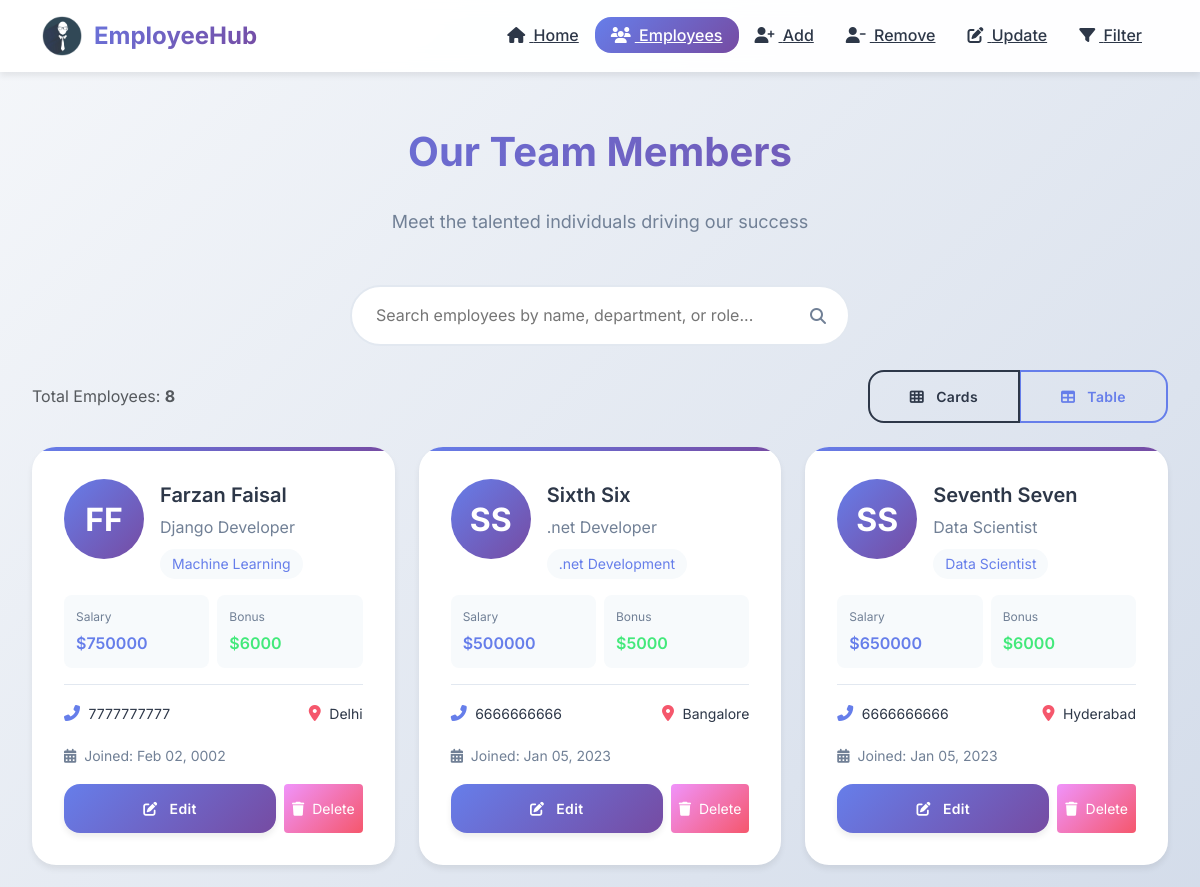
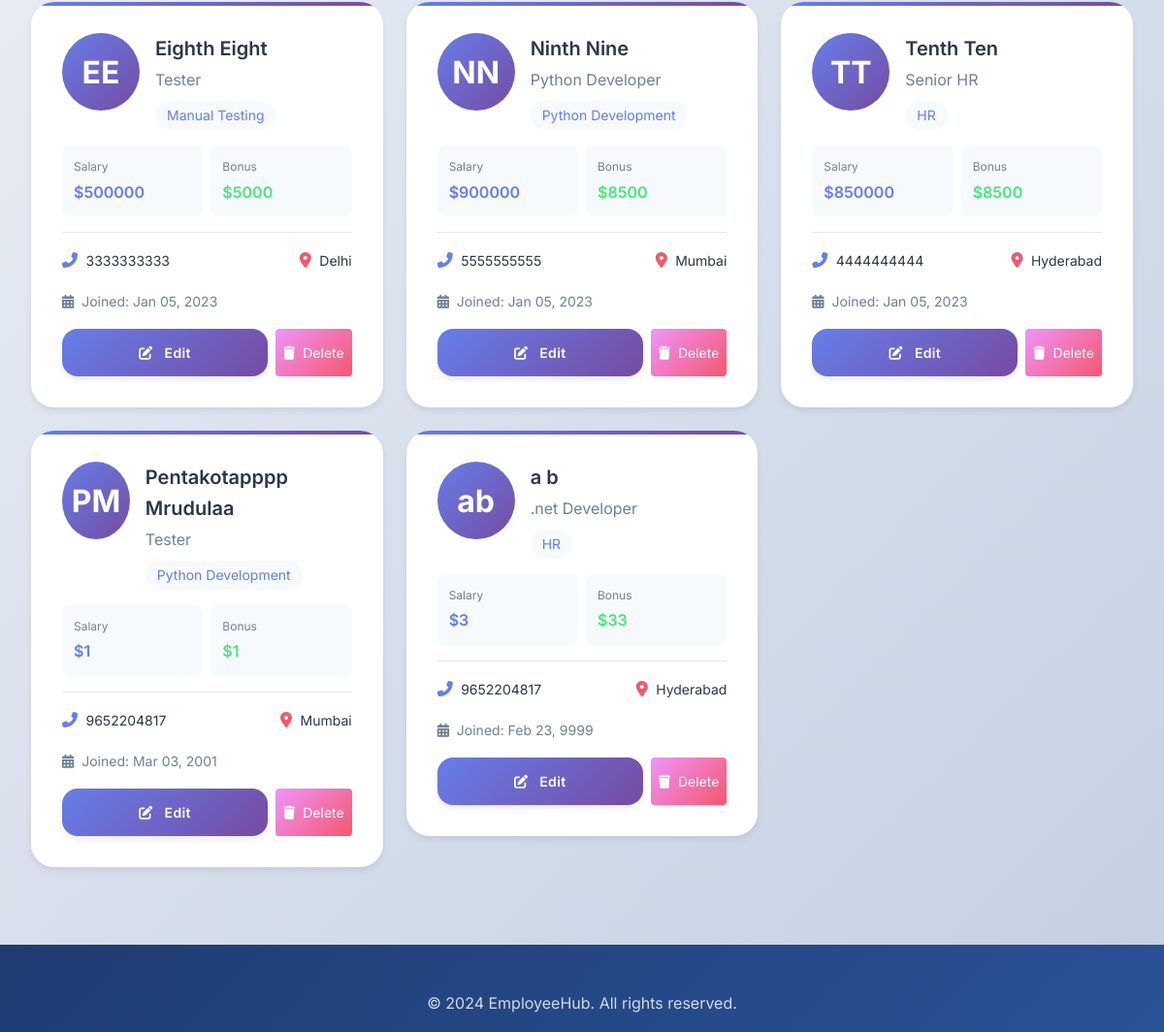
The app's page /all-emp with its own data (2 pictures, top to bottom).
### emp_app/models.py (models this page shows, shortened)
class Employee(models.Model):
    emp_id = models.AutoField(primary_key=True)
    first_name = models.CharField(max_length=50, null=False)
    last_name = models.CharField(max_length=50)
    dept = models.ForeignKey(Department, on_delete=models.CASCADE)
    salary = models.IntegerField(default=0)
    bonus = models.IntegerField(default=0)
    role = models.ForeignKey(Role, on_delete=models.CASCADE)
    phone_num = models.IntegerField(default=0)
    hire_date = models.DateField()

class Role(models.Model):
    name = models.CharField(max_length=50, null=False)

class Department(models.Model):
    name = models.CharField(max_length=50, null=False)
    location = models.CharField(max_length=100)

### emp_app/views.py (the view)
# urls.py: path('all-emp', views.allEmp, name='all-emp'),
def allEmp(request):
    emps = Employee.objects.all()
    context = {
        'emps' : emps
    }
    return render(request, 'all_emp.html', context)

### emp_app/templates/all_emp.html (shortened to what this page needs)
{% load static %}
<!DOCTYPE html>
<html lang="en">
<head>
    <link href="https://cdn.jsdelivr.net/npm/bootstrap@5.3.0/dist/css/bootstrap.min.css" rel="stylesheet">
    <link rel="stylesheet" href="https://cdnjs.cloudflare.com/ajax/libs/font-awesome/6.4.0/css/all.min.css">
    <link rel="stylesheet" href="{% static 'emp_app/css/main.css' %}">
</head>
<body>
    <nav class="navbar navbar-expand-lg navbar-custom">
        <div class="container">
            <a class="navbar-brand-custom" href="/">
                <img src="{% static 'emp_app/images/ehub.png' %}" alt="Logo" width="40" height="40">
                <span>EmployeeHub</span>
            </a>
            <div class="collapse navbar-collapse" id="navbarNav">
                <ul class="navbar-nav ms-auto">
                    <li class="nav-item">
                        <a class="nav-link-custom" href="/">
                            <i class="fas fa-home me-1"></i> Home
                        </a>
                    </li>
                    <li class="nav-item">
                        <a class="nav-link-custom active" href="/all-emp">
                            <i class="fas fa-users me-1"></i> Employees
                        </a>
                    </li>
                    <li class="nav-item">
                        <a class="nav-link-custom" href="/add-emp">
                            <i class="fas fa-user-plus me-1"></i> Add
                        </a>
                    </li>
                    <li class="nav-item">
                        <a class="nav-link-custom" href="/remove-emp">
                            <i class="fas fa-user-minus me-1"></i> Remove
                        </a>
                    </li>
                    <li class="nav-item">
                        <a class="nav-link-custom" href="/employees">
                            <i class="fas fa-edit me-1"></i> Update
                        </a>
                    </li>
                    <li class="nav-item">
                        <a class="nav-link-custom" href="/filter-emp">
                            <i class="fas fa-filter me-1"></i> Filter
                        </a>
                    </li>
                </ul>
            </div>
        </div>
    </nav>
    <section class="page-container mt-4">
        <div class="text-center mb-4">
            <h1 class="section-title">Our Team Members</h1>
            <p class="section-subtitle">Meet the talented individuals driving our success</p>
        </div>
        <div class="search-bar mb-4">
            <input type="text" class="search-input" id="employeeSearch" placeholder="Search employees by name, department, or role...">
            <i class="fas fa-search search-icon"></i>
        </div>
        <div class="d-flex justify-content-between align-items-center mb-4">
            <div>
                <span class="text-muted">Total Employees: <strong>{{ emps|length }}</strong></span>
            </div>
            <div class="btn-group" role="group">
                <button type="button" class="btn btn-sm btn-outline-gradient active" id="cardView">
                    <i class="fas fa-th me-1"></i> Cards
                </button>
                <button type="button" class="btn btn-sm btn-outline-gradient" id="tableView">
                    <i class="fas fa-table me-1"></i> Table
                </button>
            </div>
        </div>
        <div id="cardViewContainer">
            <div class="row g-4">
                {% for emp in emps %}
                <div class="col-lg-4 col-md-6 searchable-item" data-search="{{ emp.first_name|lower }} {{ emp.last_name|lower }} {{ emp.dept.name|lower }} {{ emp.role.name|lower }}">
                    <div class="employee-card">
                        <div class="d-flex align-items-start mb-3">
                            <div class="employee-avatar me-3">
                                {{ emp.first_name|first }}{{ emp.last_name|first }}
                            </div>
                            <div class="flex-grow-1">
                                <div class="employee-name">{{ emp.first_name }} {{ emp.last_name }}</div>
                                <div class="employee-role">{{ emp.role.name }}</div>
                                <span class="employee-dept">{{ emp.dept.name }}</span>
                            </div>
                        </div>
                        <div class="row g-2 mb-3">
                            <div class="col-6">
                                <div style="background: #f7fafc; padding: 0.75rem; border-radius: 0.5rem;">
                                    <div style="font-size: 0.75rem; color: #718096; margin-bottom: 0.25rem;">Salary</div>
                                    <div style="font-weight: 600; color: #667eea;">${{ emp.salary|floatformat:0 }}</div>
                                </div>
                            </div>
                            <div class="col-6">
                                <div style="background: #f7fafc; padding: 0.75rem; border-radius: 0.5rem;">
                                    <div style="font-size: 0.75rem; color: #718096; margin-bottom: 0.25rem;">Bonus</div>
                                    <div style="font-weight: 600; color: #43e97b;">${{ emp.bonus|floatformat:0 }}</div>
                                </div>
                            </div>
                        </div>
                        <div class="d-flex justify-content-between align-items-center pt-3" style="border-top: 1px solid #e2e8f0;">
                            <div>
                                <i class="fas fa-phone-alt me-1" style="color: #667eea;"></i>
                                <span style="font-size: 0.875rem;">{{ emp.phone_num }}</span>
                            </div>
                            <div>
                                <i class="fas fa-map-marker-alt me-1" style="color: #f5576c;"></i>
                                <span style="font-size: 0.875rem;">{{ emp.dept.location }}</span>
                            </div>
                        </div>
                        <div class="mt-3">
                            <small style="color: #718096;">
                                <i class="fas fa-calendar-alt me-1"></i>
                                Joined: {{ emp.hire_date|date:"M d, Y" }}
                            </small>
                        </div>
                        <div class="mt-3 d-flex gap-2">
                            <a href="{% url 'update_emp' emp.emp_id %}" class="btn btn-sm btn-gradient flex-grow-1">
                                <i class="fas fa-edit me-1"></i> Edit
                            </a>
                            <button onclick="confirmDelete({{ emp.emp_id }}, '{{ emp.first_name }} {{ emp.last_name }}')" class="btn btn-sm" style="background: linear-gradient(135deg, #f093fb 0%, #f5576c 100%); color: white; border: none;">
                                <i class="fas fa-trash me-1"></i> Delete
                            </button>
                        </div>
                    </div>
                </div>
                {% endfor %}
            </div>
        </div>
    </section>
    <footer class="footer-modern mt-5">
        <div class="container">
            <div class="text-center">
                <p style="opacity: 0.8; margin: 0;">&copy; 2024 EmployeeHub. All rights reserved.</p>
            </div>
        </div>
    </footer>
</body>
</html>

### records on screen
Employee: first_name|first "F", last_name|first "F", first_name "Farzan", last_name "Faisal", role.name "Django Developer", dept.name "Machine Learning", salary "750000", bonus "6000", phone_num "7777777777", dept.location "Delhi", hire_date "Feb 02, 0002"
Employee: first_name|first "S", last_name|first "S", first_name "Sixth", last_name "Six", role.name ".net Developer", dept.name ".net Development", salary "500000", bonus "5000", phone_num "6666666666", dept.location "Bangalore", hire_date "Jan 05, 2023"
Employee: first_name|first "S", last_name|first "S", first_name "Seventh", last_name "Seven", role.name "Data Scientist", dept.name "Data Scientist", salary "650000", bonus "6000", phone_num "6666666666", dept.location "Hyderabad", hire_date "Jan 05, 2023"
Employee: first_name|first "E", last_name|first "E", first_name "Eighth", last_name "Eight", role.name "Tester", dept.name "Manual Testing", salary "500000", bonus "5000", phone_num "3333333333", dept.location "Delhi", hire_date "Jan 05, 2023"
Employee: first_name|first "N", last_name|first "N", first_name "Ninth", last_name "Nine", role.name "Python Developer", dept.name "Python Development", salary "900000", bonus "8500", phone_num "5555555555", dept.location "Mumbai", hire_date "Jan 05, 2023"
Employee: first_name|first "T", last_name|first "T", first_name "Tenth", last_name "Ten", role.name "Senior HR", dept.name "HR", salary "850000", bonus "8500", phone_num "4444444444", dept.location "Hyderabad", hire_date "Jan 05, 2023"
Employee: first_name|first "P", last_name|first "M", first_name "Pentakotapppp", last_name "Mrudulaa", role.name "Tester", dept.name "Python Development", salary "1", bonus "1", phone_num "9652204817", dept.location "Mumbai", hire_date "Mar 03, 2001"
Employee: first_name|first "a", last_name|first "b", first_name "a", last_name "b", role.name ".net Developer", dept.name "HR", salary "3", bonus "33", phone_num "9652204817", dept.location "Hyderabad", hire_date "Feb 23, 9999"

### other values on screen
{{ emps|length }} "8"
